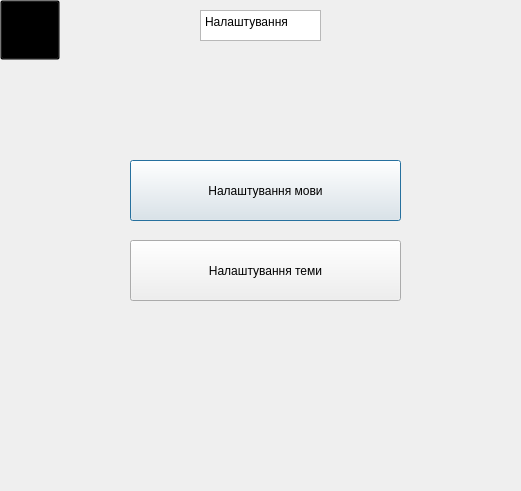
<?xml version="1.0" encoding="UTF-8"?>
<ui version="4.0">
 <class>Settings</class>
 <widget class="QDialog" name="Settings">
  <property name="geometry">
   <rect>
    <x>0</x>
    <y>0</y>
    <width>521</width>
    <height>491</height>
   </rect>
  </property>
  <property name="windowTitle">
   <string>Dialog</string>
  </property>
  <widget class="QPushButton" name="pushButton">
   <property name="geometry">
    <rect>
     <x>130</x>
     <y>160</y>
     <width>271</width>
     <height>61</height>
    </rect>
   </property>
   <property name="styleSheet">
    <string notr="true"/>
   </property>
   <property name="text">
    <string>Налаштування мови</string>
   </property>
  </widget>
  <widget class="QTextEdit" name="textEdit">
   <property name="geometry">
    <rect>
     <x>200</x>
     <y>10</y>
     <width>121</width>
     <height>31</height>
    </rect>
   </property>
   <property name="html">
    <string>&lt;!DOCTYPE HTML PUBLIC &quot;-//W3C//DTD HTML 4.0//EN&quot; &quot;http://www.w3.org/TR/REC-html40/strict.dtd&quot;&gt;
&lt;html&gt;&lt;head&gt;&lt;meta name=&quot;qrichtext&quot; content=&quot;1&quot; /&gt;&lt;meta charset=&quot;utf-8&quot; /&gt;&lt;style type=&quot;text/css&quot;&gt;
p, li { white-space: pre-wrap; }
&lt;/style&gt;&lt;/head&gt;&lt;body style=&quot; font-family:'Segoe UI'; font-size:9pt; font-weight:400; font-style:normal;&quot;&gt;
&lt;p style=&quot; margin-top:0px; margin-bottom:0px; margin-left:0px; margin-right:0px; -qt-block-indent:0; text-indent:0px;&quot;&gt;Налаштування&lt;/p&gt;&lt;/body&gt;&lt;/html&gt;</string>
   </property>
  </widget>
  <widget class="QPushButton" name="pushButton_2">
   <property name="geometry">
    <rect>
     <x>130</x>
     <y>240</y>
     <width>271</width>
     <height>61</height>
    </rect>
   </property>
   <property name="styleSheet">
    <string notr="true"/>
   </property>
   <property name="text">
    <string>Налаштування теми</string>
   </property>
  </widget>
  <widget class="QPushButton" name="BackToMain">
   <property name="geometry">
    <rect>
     <x>0</x>
     <y>0</y>
     <width>60</width>
     <height>60</height>
    </rect>
   </property>
   <property name="font">
    <font>
     <pointsize>36</pointsize>
    </font>
   </property>
   <property name="styleSheet">
    <string notr="true">QPushButton{
	background: transparent;
	background-image: url(:/resources/png/Icon60x60.png);
}

QPushButton:hover {
	background: transparent;
	background-image: url(:/resources/png/IconGr60x60.png);
}</string>
   </property>
   <property name="text">
    <string/>
   </property>
  </widget>
  <widget class="QLabel" name="label_2">
   <property name="geometry">
    <rect>
     <x>170</x>
     <y>10</y>
     <width>31</width>
     <height>31</height>
    </rect>
   </property>
   <property name="text">
    <string/>
   </property>
   <property name="pixmap">
    <pixmap>../../Users/vikto/Downloads/Telegram Desktop/settings 1.png</pixmap>
   </property>
  </widget>
  <widget class="QLabel" name="label">
   <property name="geometry">
    <rect>
     <x>320</x>
     <y>10</y>
     <width>31</width>
     <height>31</height>
    </rect>
   </property>
   <property name="text">
    <string/>
   </property>
   <property name="pixmap">
    <pixmap>../../Users/vikto/Downloads/Telegram Desktop/settings 1.png</pixmap>
   </property>
  </widget>
 </widget>
 <resources/>
 <connections/>
</ui>
